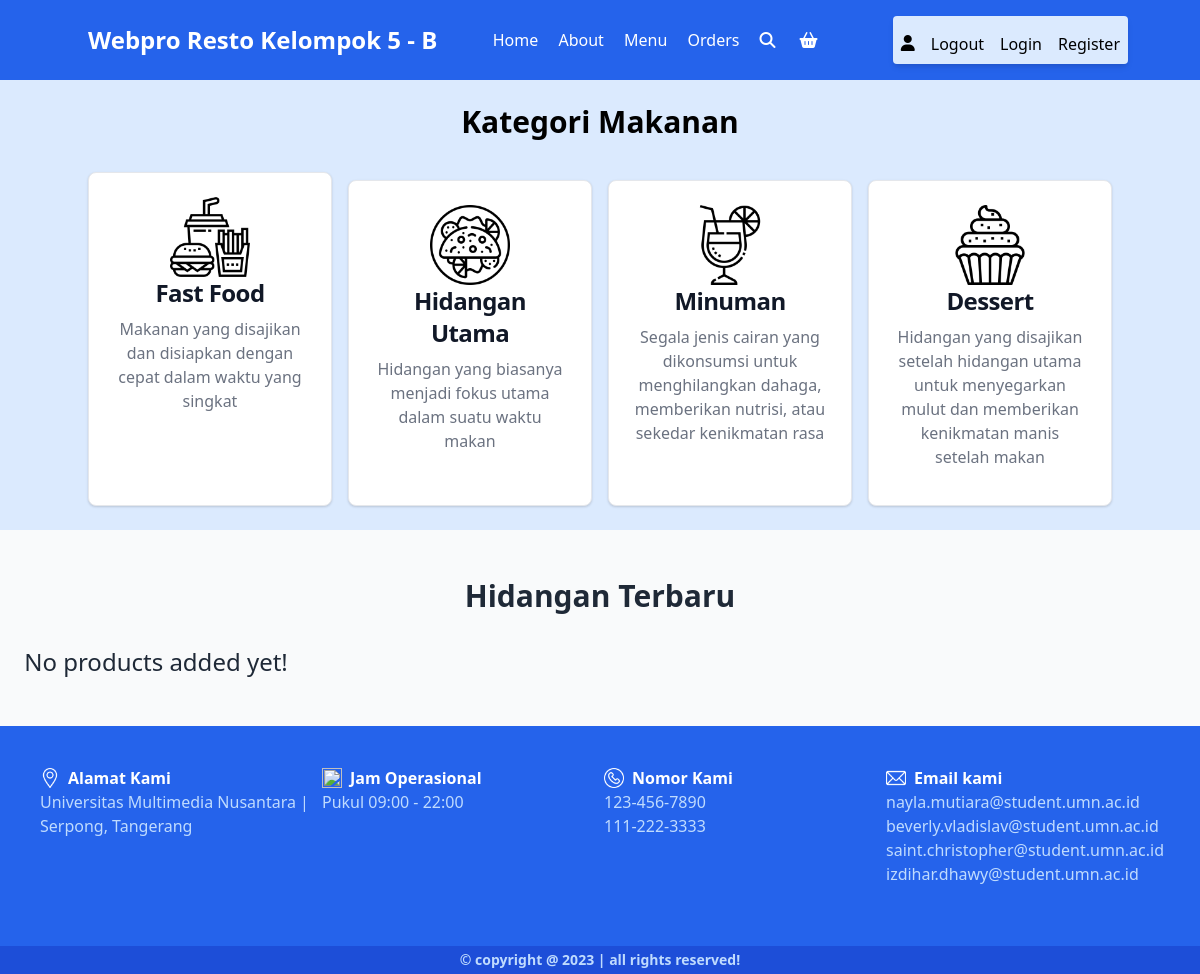
Page /home.php on the earlier database version.
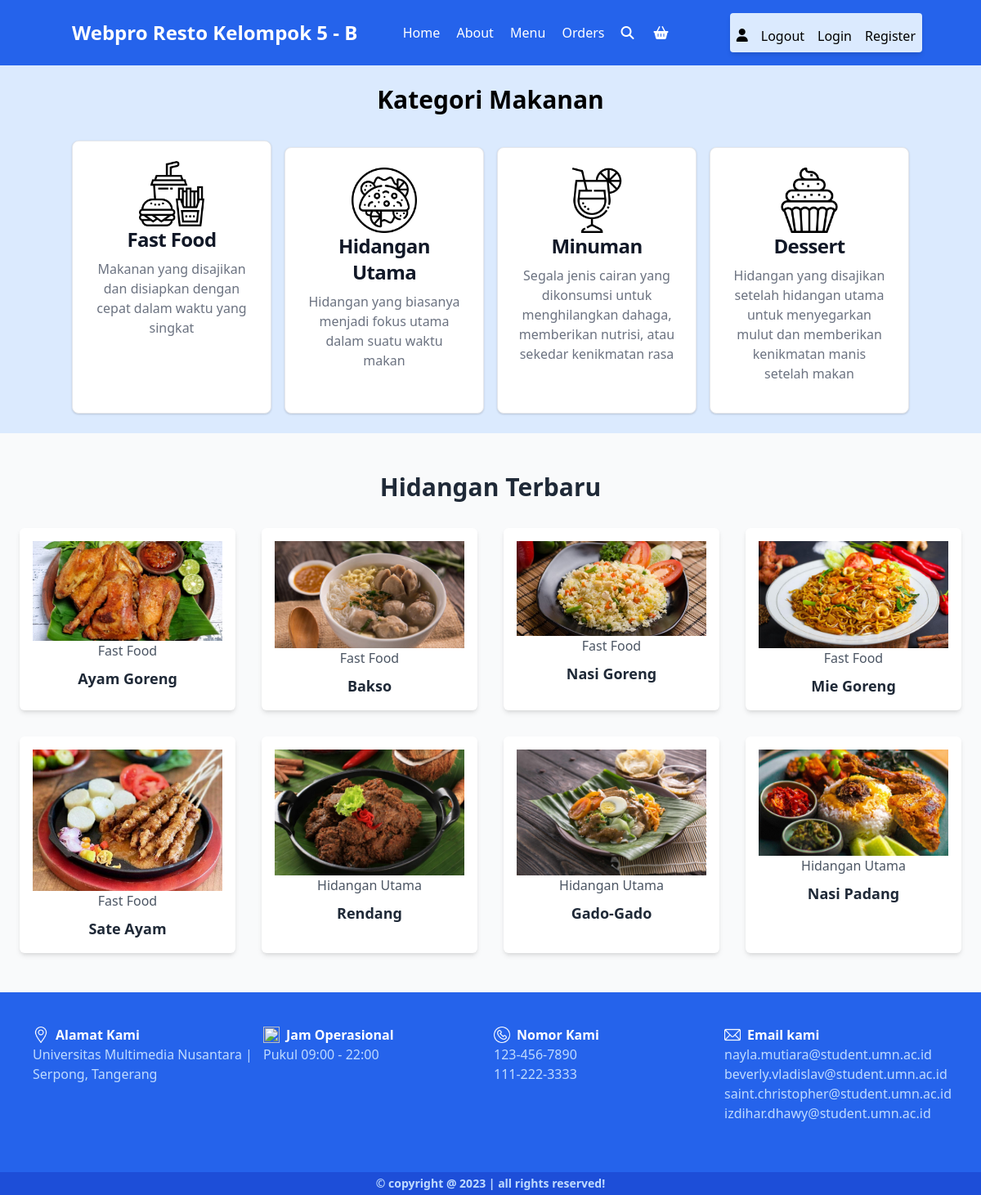
Same page on the later database version.
### tables this page shows
CREATE TABLE `products` (
  `id` int(100) NOT NULL,
  `name` varchar(100) NOT NULL,
  `category` varchar(100) NOT NULL,
  `deskripsi` varchar(800) NOT NULL,
  `price` int(10) NOT NULL,
  `image` varchar(100) NOT NULL
);

### home.php (the view, shortened to what this page needs)
<?php
include 'components/connect.php';
?>
<!DOCTYPE html>
<html lang="en">
<head>
    <link rel="stylesheet" href="https://cdnjs.cloudflare.com/ajax/libs/font-awesome/6.1.1/css/all.min.css">
    <link href="https://unpkg.com/tailwindcss@^2.2/dist/tailwind.min.css" rel="stylesheet">
</head>
<body class="bg-gray-50 font-sans">
    <?php include 'components/user_header.php'; ?>
    <section class="bg-blue-100 py-6">
        <h1 class="text-3xl font-bold text-center mb-8">Kategori Makanan</h1>
        <div class="container md:mx-auto flex flex-col md:flex-row md:gap-4 space-y-2">
            <a href="category.php?category=Fast Food" class="category-link flex justify-center">
                <div
                    class="max-w-sm p-6 bg-white border border-gray-200 rounded-lg shadow dark:bg-gray-800 dark:border-gray-700 hover:bg-blue-200 transition-all duration-300">
                    <img src="images/cat-1.png" alt="" class="w-20 mx-auto block">
                    <h5 class="mb-2 text-center text-2xl font-semibold tracking-tight text-gray-900 dark:text-white">
                        Fast Food
                    </h5>
                    <p class="mb-3 text-center font-normal text-gray-500 dark:text-gray-400">Makanan yang disajikan dan
                        disiapkan dengan cepat dalam waktu yang singkat</p>
                </div>
            </a>
            <a href="category.php?category=Hidangan Utama" class="category-link flex justify-center">
                <div
                    class="max-w-sm p-6 bg-white border border-gray-200 rounded-lg shadow dark:bg-gray-800 dark:border-gray-700 hover:bg-blue-200 transition-all duration-300">
                    <img src="images/cat-2.png" alt="" class="w-20 mx-auto block">
                    <h5 class="mb-2 text-center text-2xl font-semibold tracking-tight text-gray-900 dark:text-white">
                        Hidangan Utama
                    </h5>
                    <p class="mb-3 text-center font-normal text-gray-500 dark:text-gray-400">Hidangan yang biasanya
                        menjadi fokus utama dalam suatu waktu makan</p>
                </div>
            </a>
            <a href="category.php?category=Minuman" class="category-link flex justify-center">
                <div
                    class="max-w-sm p-6 bg-white border border-gray-200 rounded-lg shadow dark:bg-gray-800 dark:border-gray-700 hover:bg-blue-200 transition-all duration-300">
                    <img src="images/cat-3.png" alt="" class="w-20 mx-auto block">
                    <h5 class="mb-2 text-center text-2xl font-semibold tracking-tight text-gray-900 dark:text-white">
                        Minuman
                    </h5>
                    <p class="mb-3 text-center font-normal text-gray-500 dark:text-gray-400">Segala jenis cairan yang
                        dikonsumsi untuk menghilangkan dahaga, memberikan nutrisi, atau sekedar kenikmatan rasa</p>
                </div>
            </a>
            <a href="category.php?category=Dessert" class="category-link flex justify-center">
                <div
                    class="max-w-sm p-6 bg-white border border-gray-200 rounded-lg shadow dark:bg-gray-800 dark:border-gray-700 hover:bg-blue-200 transition-all duration-300">
                    <img src="images/cat-4.png" alt="" class="w-20 mx-auto block">
                    <h5 class="mb-2 text-center text-2xl font-semibold tracking-tight text-gray-900 dark:text-white">
                        Dessert
                    </h5>
                    <p class="mb-3 text-center font-normal text-gray-500 dark:text-gray-400">Hidangan yang disajikan
                        setelah hidangan utama untuk menyegarkan mulut dan memberikan kenikmatan manis setelah makan</p>
                </div>
            </a>
        </div>
    </section>
    <section class="text-center py-12 px-6">
        <h1 class="text-3xl font-bold text-gray-800 mb-8">Hidangan Terbaru</h1>
        <div class="grid grid-cols-1 sm:grid-cols-2 md:grid-cols-3 lg:grid-cols-4 gap-8">
            <?php
            $select_products = $conn->prepare("SELECT * FROM `products` LIMIT 8");
            $select_products->execute();
            if ($select_products->rowCount() > 0) {
                while ($fetch_products = $select_products->fetch(PDO::FETCH_ASSOC)) {
                    ?>
            <form action="" method="post" class="relative bg-white p-4 shadow-md rounded-md">
                <img src="resto-images/<?= $fetch_products['image']; ?>" alt="">
                <a href="category.php?category=<?= $fetch_products['category']; ?>" class="text-gray-600">
                    <?= $fetch_products['category']; ?>
                </a>
                <div class="text-lg font-semibold text-gray-800 mt-2"><?= $fetch_products['name']; ?></div>
            </form>
            <?php
                }
            } else {
                echo '<p class="text-2xl text-gray-800">No products added yet!</p>';
            }
            ?>
        </div>
    </section>
    <?php include 'components/footer.php'; ?>
</body>
</html>

Differences in the rows shown:
added products: image (picture), category "Fast Food", name "Ayam Goreng"
added products: image (picture), category "Fast Food", name "Bakso"
added products: image (picture), category "Fast Food", name "Nasi Goreng"
added products: image (picture), category "Fast Food", name "Mie Goreng"
added products: image (picture), category "Fast Food", name "Sate Ayam"
added products: image (picture), category "Hidangan Utama", name "Rendang"
added products: image (picture), category "Hidangan Utama", name "Gado-Gado"
added products: image (picture), category "Hidangan Utama", name "Nasi Padang"
Other differences:
text no longer shown: "No products added yet!"
